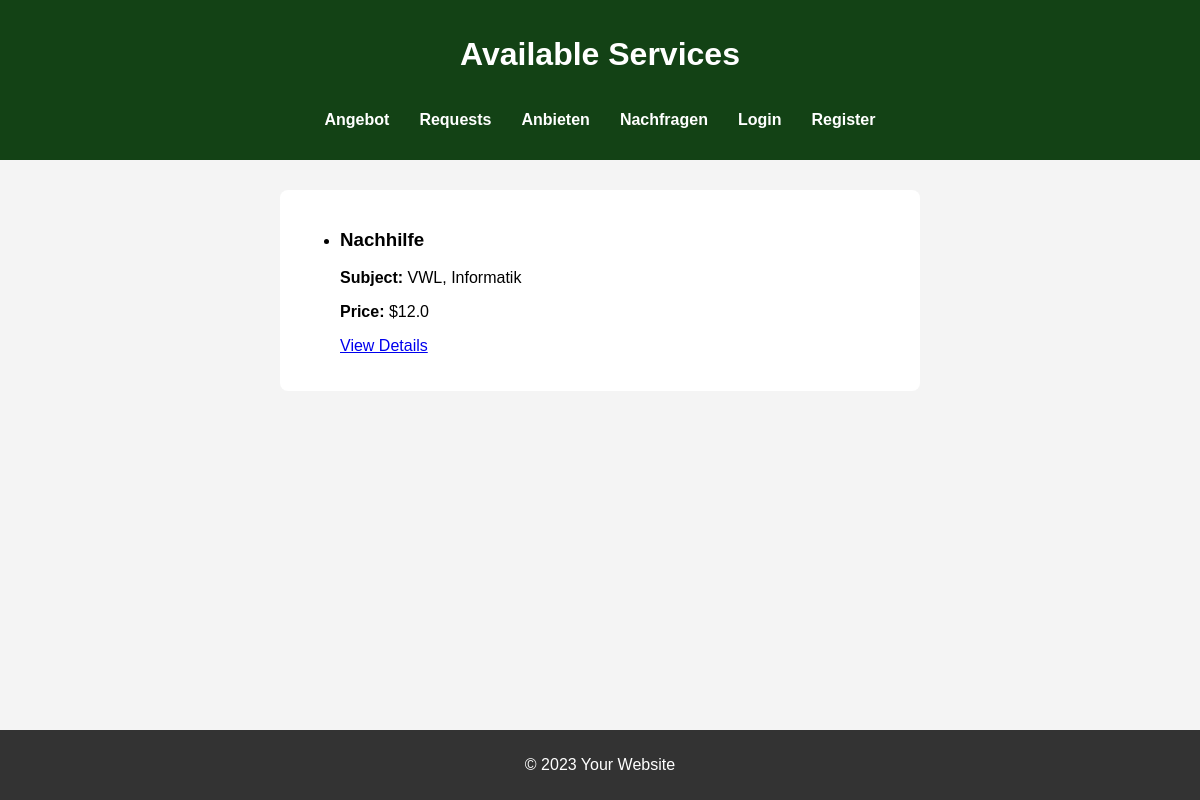
Page /supply on the earlier database version.
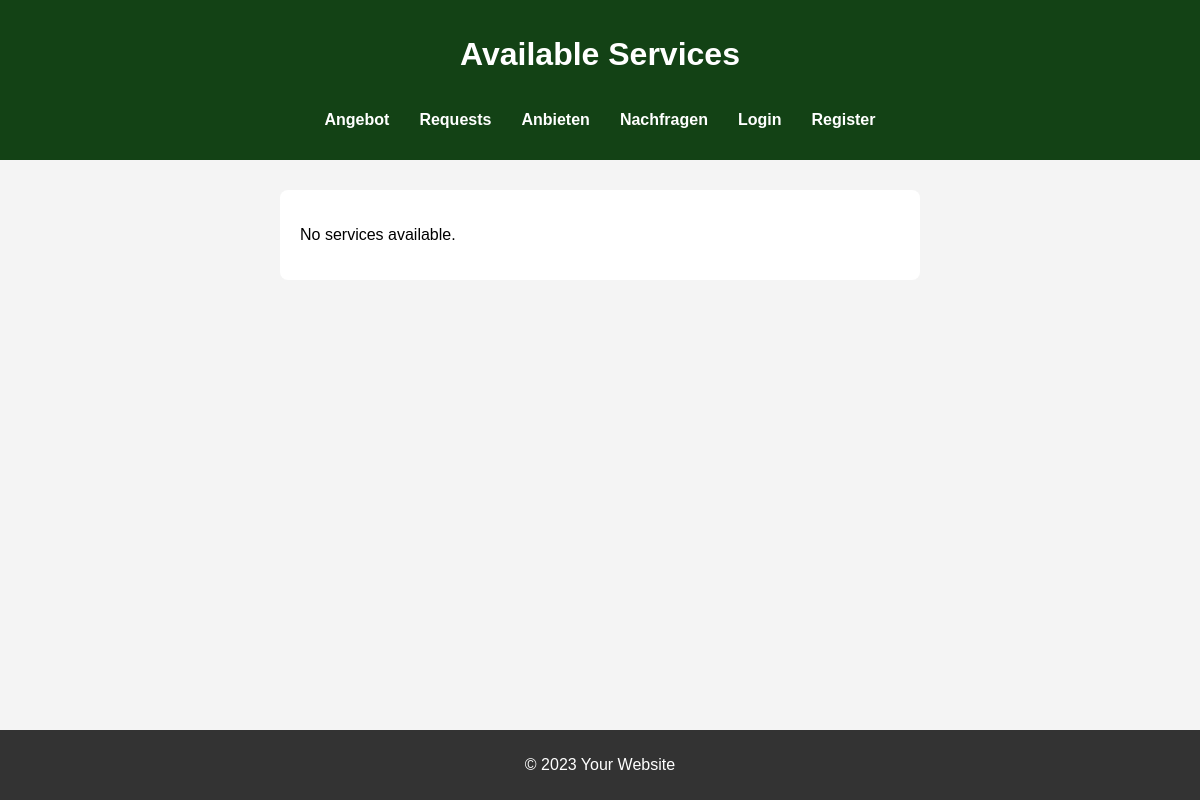
Same page on the later database version.
### app.py (models this page shows, shortened)
class ServicePost(db.Model):
    id = db.Column(db.Integer, primary_key=True)
    title = db.Column(db.String(100), nullable=False)
    description = db.Column(db.String(200), nullable=False)
    price = db.Column(db.Float, nullable=False)
    subject = db.Column(db.String(100), nullable=False)
    university = db.Column(db.String(100), nullable=False)
    semester = db.Column(db.String(50), nullable=False)
    contact =db.Column(db.String(100), nullable = False)
    additional_info =db.Column(db.String(200), nullable = True)
    user_id = db.Column(db.Integer, db.ForeignKey('user.id'), nullable=False)

### app.py (the view)
@app.route('/supply')
def supply():
    posts = ServicePost.query.all()
    return render_template('supply.html', posts=posts)

### templates/supply.html (shortened to what this page needs)
<!DOCTYPE html>
<html lang="en">
<head>
    <link rel="stylesheet" href="{{ url_for('static', filename='style.css') }}">
</head>
<body>
    <header>
        <h1>Available Services</h1>
        <nav>
            <ul>
                <li><a href="/supply">Angebot</a></li>
                <li><a href="/requests">Requests</a></li>
                <li><a href="/university">Anbieten</a></li>
                <li><a href="/highschool">Nachfragen</a></li>
                {% if current_user.is_authenticated %}
                    <li><a href="/profile">Your Profile</a></li>
                    <li><a href="{{ url_for('logout') }}">Logout</a></li>
                {% else %}
                    <li><a href="{{ url_for('login') }}">Login</a></li>
                    <li><a href="{{ url_for('register') }}">Register</a></li>
                {% endif %}
            </ul>
        </nav>
    </header>
    <main>
        <form>
                {% if posts %}
                <ul>
                    {% for post in posts %}
                        <li>
                            <h3>{{ post.title }}</h3>
                            <p><strong>Subject:</strong> {{ post.subject }}</p>
                            <p><strong>Price:</strong> ${{ post.price }}</p>
                            <a href="{{ url_for('service_detail', service_id=post.id) }}">View Details</a>
                        </li>
                    {% endfor %}
                </ul>
            {% else %}
                <p>No services available.</p>
            {% endif %}
        </form>
    </main>
    <footer>
        <p>&copy; 2023 Your Website</p>
    </footer>
</body>
</html>

Differences in the rows shown:
removed ServicePost: title "Nachhilfe", subject "VWL, Informatik", price "12.0"
Other differences:
text now shown: "No services available."
